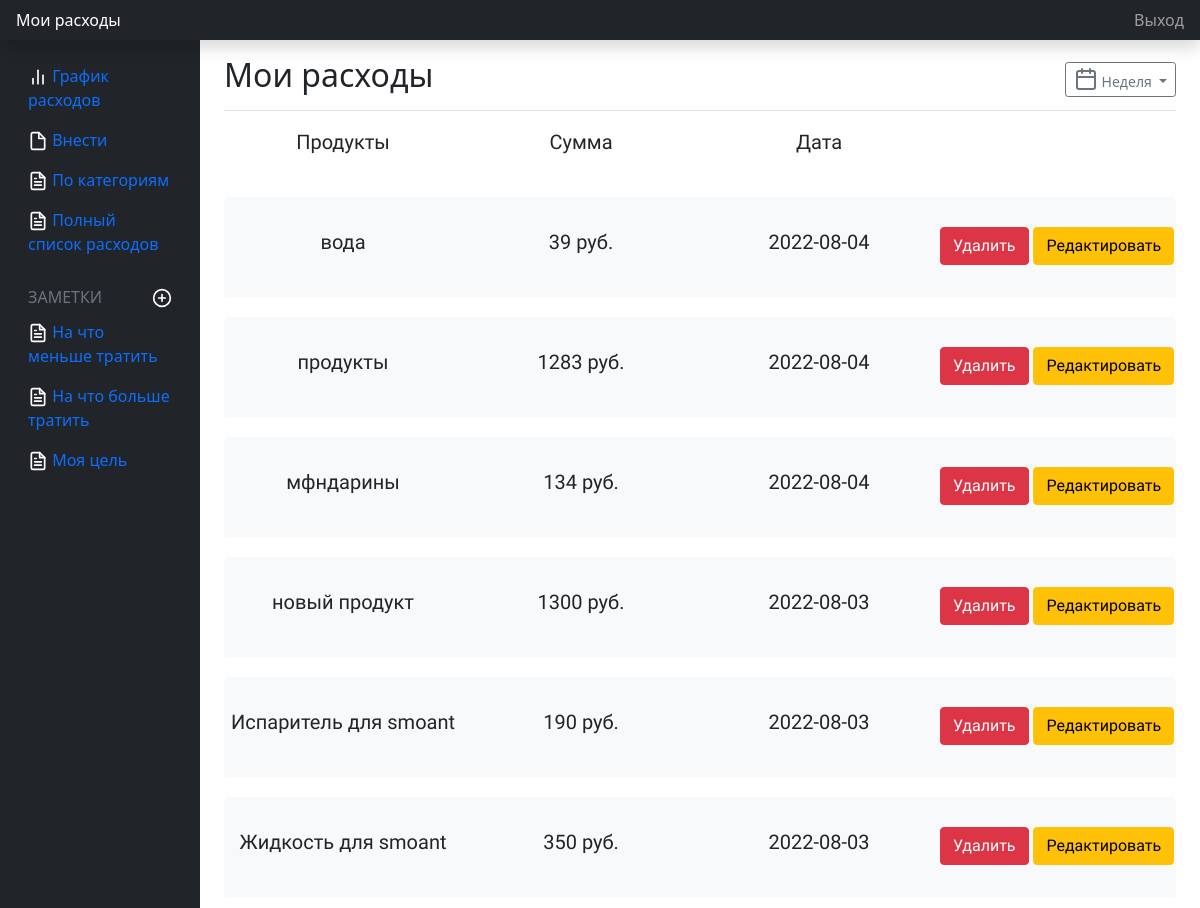
/spending (upper part), run on an earlier commit of the app's database.
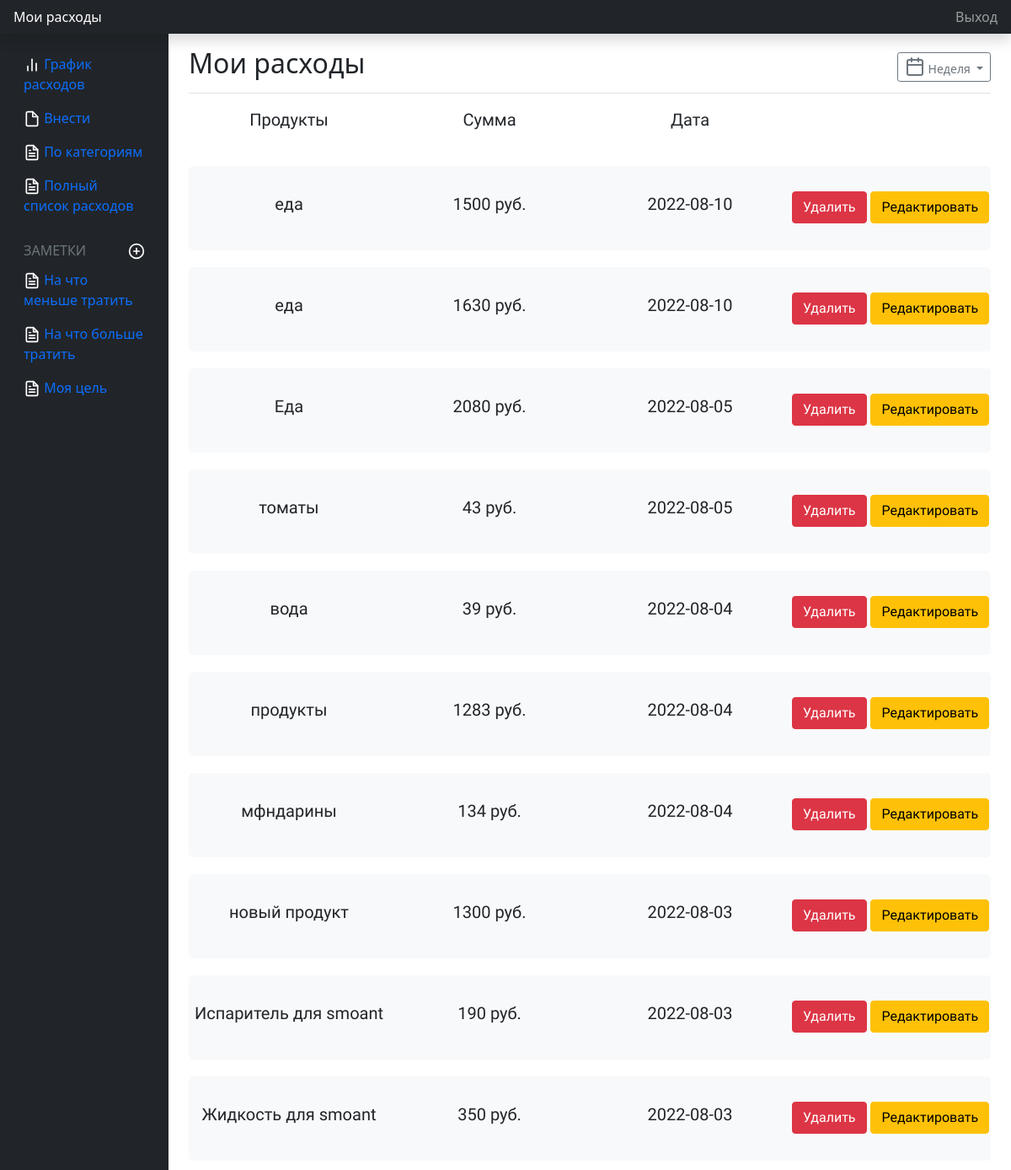
And on a later commit of the database.
### main.py (models this page shows, shortened)
class Article(db.Model):
    id = db.Column(db.Integer, primary_key=True)
    date = db.Column(db.DateTime, default=datetime.utcnow)
    product = db.Column(db.String(50), nullable=True)
    price = db.Column(db.Integer)

### main.py (the view)
@login_required
@app.route("/spending")
def spending():
    article = Article.query.order_by(Article.date.desc()).all()
    return render_template("spending.html", article=article)

### main.py (called while the page is built)
@app.after_request
def redirect_to_signin(response):
    if response.status_code == 401:
        return redirect(url_for('/sign_in'))
    return response

### templates/spending.html (shortened to what this page needs)
{% extends 'base.html' %}
{% block body %}
<main class="col-md-9 ms-sm-auto col-lg-10 px-md-4"><div class="chartjs-size-monitor"><div class="chartjs-size-monitor-expand"><div class=""></div></div><div class="chartjs-size-monitor-shrink"><div class=""></div></div></div>
    <div class="d-flex justify-content-between flex-wrap flex-md-nowrap align-items-center pt-3 pb-2 mb-3 border-bottom">
      <h1 class="h2">Мои расходы</h1>
      <div class="btn-toolbar mb-2 mb-md-0">
        <button type="button" class="btn btn-sm btn-outline-secondary dropdown-toggle">
          Неделя
        </button>
      </div>
    </div>
    <div class="spending__block">
        <div class="spending">
            <div class="spending_list">
                {% if article | length > 0 %}
                <div class="info">
                  <li>Продукты</li>
                  <li>Сумма</li>
                  <li>Дата</li>
                </div>
                  {% for el in article %}
                  <div class="items">
                      <div class="product_list">{{el.product}}</div>
                      <div class="price">{{el.price}} руб.</div>
                      <div class="day">{{el.date.date()}}</div>
                      <div class="refactor_btn">
                        <a href="/spending/{{ el.id }}/del" class="btn btn-danger">Удалить</a>
                        <a href="/refactor/{{ el.id }}/update" class="btn btn-warning">Редактировать</a>
                      </div>
                  </div>
                  {% endfor %}
                {% else %}
                  <h1 id="null_spending">Тут пока что пусто !!!</h1>
                  <a href="/input" class="btn btn-warning">Добаить трату</a>
                {% endif %}
            </div>
        </div>
    </div>
{% endblock %}

What changed in the data, as far as the page shows it:
added Article: product "еда", price "1500", date "2022-08-10"
added Article: product "еда", price "1630", date "2022-08-10"
added Article: product "Еда", price "2080", date "2022-08-05"
added Article: product "томаты", price "43", date "2022-08-05"
